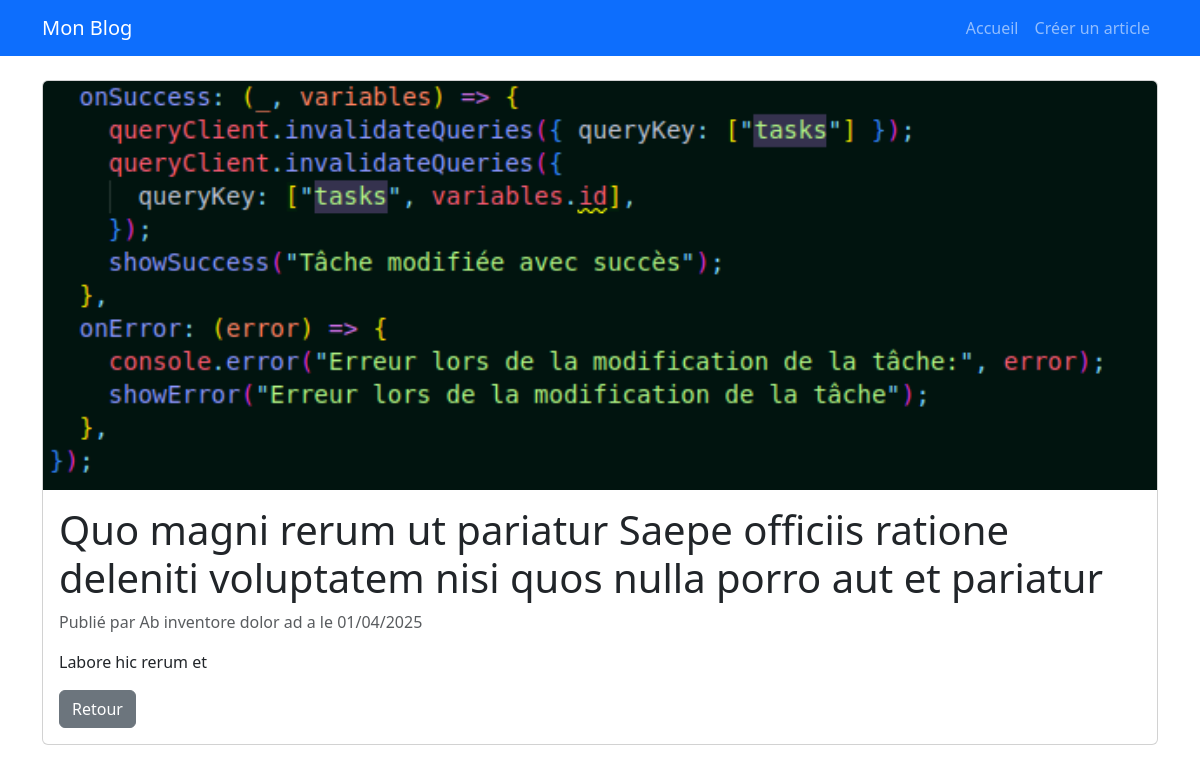
Page /2/ on the committed database.
### blog/models.py (models this page shows, shortened)
class Article(models.Model):
    titre = models.CharField(max_length=255)
    contenu = models.TextField()
    date_publication = models.DateTimeField(auto_now_add=True)
    auteur = models.CharField(max_length=100)  # Ou ForeignKey vers User
    image = models.ImageField(upload_to="articles/", blank=True, null=True)

### blog/views.py (the view)
# urls.py: path('<int:pk>/', ArticleDetailView.as_view(), name='article_detail'),
class ArticleDetailView(DetailView):
    model = Article
    template_name = 'blog/article_detail.html'

### blog/templates/blog/article_detail.html (shortened to what this page needs)
{% extends 'blog/base.html' %}
{% block content %}
    <div class="card">
        {% if article.image %}
            <img src="{{ article.image.url }}" class="card-img-top" alt="{{ article.titre }}">
        {% endif %}
        <div class="card-body">
            <h1 class="card-title">{{ article.titre }}</h1>
            <p class="text-muted">Publié par {{ article.auteur }} le {{ article.date_publication|date:"d/m/Y" }}</p>
            <p class="card-text">{{ article.contenu }}</p>
            <a href="{% url 'article_list' %}" class="btn btn-secondary">Retour</a>
        </div>
    </div>
{% endblock %}

### rows in the picture
Article: image (picture), titre "Quo magni rerum ut pariatur Saepe officiis ratione deleniti voluptatem nisi quos nulla porro aut et pariatur", auteur "Ab inventore dolor ad a", date_publication "01/04/2025", contenu "Labore hic rerum et"
